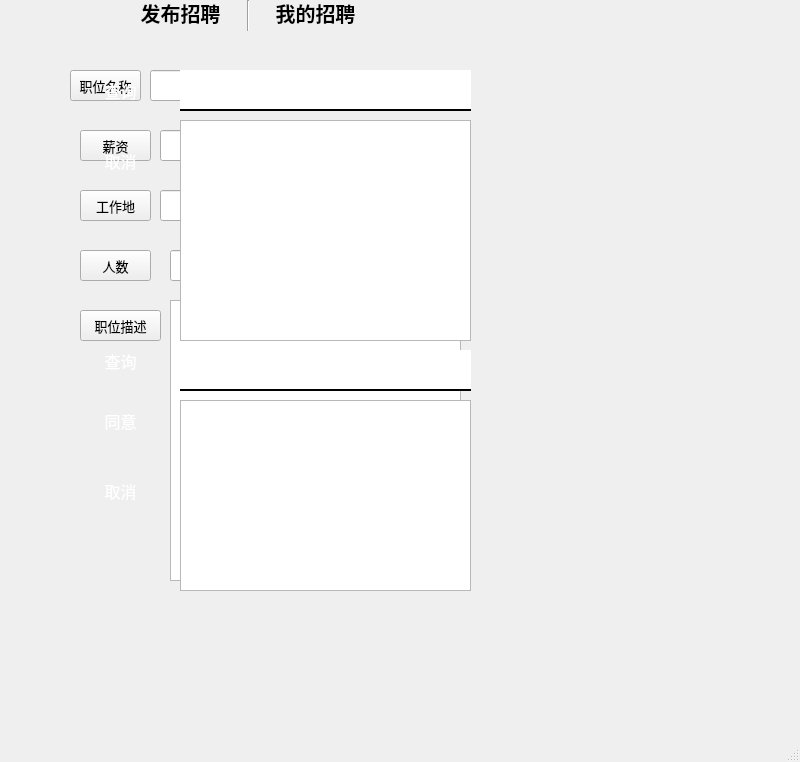
<?xml version="1.0" encoding="UTF-8"?>
<ui version="4.0">
 <class>MainWindow</class>
 <widget class="QMainWindow" name="MainWindow">
  <property name="geometry">
   <rect>
    <x>0</x>
    <y>0</y>
    <width>800</width>
    <height>762</height>
   </rect>
  </property>
  <property name="windowTitle">
   <string>MainWindow</string>
  </property>
  <widget class="QWidget" name="centralwidget">
   <widget class="QPushButton" name="pushButton_5">
    <property name="geometry">
     <rect>
      <x>100</x>
      <y>0</y>
      <width>161</width>
      <height>25</height>
     </rect>
    </property>
    <property name="font">
     <font>
      <family>幼圆</family>
      <pointsize>15</pointsize>
      <weight>75</weight>
      <bold>true</bold>
     </font>
    </property>
    <property name="styleSheet">
     <string notr="true">#pushButton_5{
border:none;
}
#pushButton_5:focus{
color:rgb(186,186,186);
}</string>
    </property>
    <property name="text">
     <string>发布招聘</string>
    </property>
   </widget>
   <widget class="QPushButton" name="pushButton_4">
    <property name="geometry">
     <rect>
      <x>260</x>
      <y>0</y>
      <width>111</width>
      <height>25</height>
     </rect>
    </property>
    <property name="font">
     <font>
      <family>幼圆</family>
      <pointsize>15</pointsize>
      <weight>75</weight>
      <bold>true</bold>
     </font>
    </property>
    <property name="styleSheet">
     <string notr="true">#pushButton_4{
border:none;
}
#pushButton_4:focus{
color:rgb(186,186,186);
}</string>
    </property>
    <property name="text">
     <string>我的招聘</string>
    </property>
   </widget>
   <widget class="Line" name="line">
    <property name="geometry">
     <rect>
      <x>240</x>
      <y>0</y>
      <width>16</width>
      <height>31</height>
     </rect>
    </property>
    <property name="orientation">
     <enum>Qt::Vertical</enum>
    </property>
   </widget>
   <widget class="QWidget" name="widget" native="true">
    <property name="geometry">
     <rect>
      <x>60</x>
      <y>40</y>
      <width>441</width>
      <height>561</height>
     </rect>
    </property>
    <widget class="QLineEdit" name="lineEdit">
     <property name="geometry">
      <rect>
       <x>90</x>
       <y>30</y>
       <width>311</width>
       <height>31</height>
      </rect>
     </property>
    </widget>
    <widget class="QPushButton" name="pushButton_6">
     <property name="geometry">
      <rect>
       <x>10</x>
       <y>30</y>
       <width>71</width>
       <height>31</height>
      </rect>
     </property>
     <property name="font">
      <font>
       <family>幼圆</family>
       <pointsize>10</pointsize>
       <weight>50</weight>
       <bold>false</bold>
      </font>
     </property>
     <property name="styleSheet">
      <string notr="true">#pushButton_5{
border:none;
}
#pushButton_5:focus{
color:rgb(186,186,186);
}</string>
     </property>
     <property name="text">
      <string>职位名称</string>
     </property>
    </widget>
    <widget class="QPushButton" name="pushButton_7">
     <property name="geometry">
      <rect>
       <x>20</x>
       <y>90</y>
       <width>71</width>
       <height>31</height>
      </rect>
     </property>
     <property name="font">
      <font>
       <family>幼圆</family>
       <pointsize>10</pointsize>
       <weight>50</weight>
       <bold>false</bold>
      </font>
     </property>
     <property name="styleSheet">
      <string notr="true">#pushButton_5{
border:none;
}
#pushButton_5:focus{
color:rgb(186,186,186);
}</string>
     </property>
     <property name="text">
      <string>薪资</string>
     </property>
    </widget>
    <widget class="QLineEdit" name="lineEdit_2">
     <property name="geometry">
      <rect>
       <x>100</x>
       <y>90</y>
       <width>301</width>
       <height>31</height>
      </rect>
     </property>
    </widget>
    <widget class="QPushButton" name="pushButton_8">
     <property name="geometry">
      <rect>
       <x>20</x>
       <y>150</y>
       <width>71</width>
       <height>31</height>
      </rect>
     </property>
     <property name="font">
      <font>
       <family>幼圆</family>
       <pointsize>10</pointsize>
       <weight>50</weight>
       <bold>false</bold>
      </font>
     </property>
     <property name="styleSheet">
      <string notr="true">#pushButton_5{
border:none;
}
#pushButton_5:focus{
color:rgb(186,186,186);
}</string>
     </property>
     <property name="text">
      <string>工作地</string>
     </property>
    </widget>
    <widget class="QPushButton" name="pushButton_9">
     <property name="geometry">
      <rect>
       <x>20</x>
       <y>210</y>
       <width>71</width>
       <height>31</height>
      </rect>
     </property>
     <property name="font">
      <font>
       <family>幼圆</family>
       <pointsize>10</pointsize>
       <weight>50</weight>
       <bold>false</bold>
      </font>
     </property>
     <property name="styleSheet">
      <string notr="true">#pushButton_5{
border:none;
}
#pushButton_5:focus{
color:rgb(186,186,186);
}</string>
     </property>
     <property name="text">
      <string>人数</string>
     </property>
    </widget>
    <widget class="QPushButton" name="pushButton_10">
     <property name="geometry">
      <rect>
       <x>20</x>
       <y>270</y>
       <width>81</width>
       <height>31</height>
      </rect>
     </property>
     <property name="font">
      <font>
       <family>幼圆</family>
       <pointsize>10</pointsize>
       <weight>50</weight>
       <bold>false</bold>
      </font>
     </property>
     <property name="styleSheet">
      <string notr="true">#pushButton_5{
border:none;
}
#pushButton_5:focus{
color:rgb(186,186,186);
}</string>
     </property>
     <property name="text">
      <string>职位描述</string>
     </property>
    </widget>
    <widget class="QLineEdit" name="lineEdit_3">
     <property name="geometry">
      <rect>
       <x>100</x>
       <y>150</y>
       <width>301</width>
       <height>31</height>
      </rect>
     </property>
    </widget>
    <widget class="QLineEdit" name="lineEdit_4">
     <property name="geometry">
      <rect>
       <x>110</x>
       <y>210</y>
       <width>301</width>
       <height>31</height>
      </rect>
     </property>
    </widget>
    <widget class="QTextEdit" name="textEdit">
     <property name="geometry">
      <rect>
       <x>110</x>
       <y>260</y>
       <width>291</width>
       <height>281</height>
      </rect>
     </property>
    </widget>
    <widget class="QWidget" name="widget_2" native="true">
     <property name="geometry">
      <rect>
       <x>0</x>
       <y>0</y>
       <width>441</width>
       <height>561</height>
      </rect>
     </property>
     <widget class="QTextEdit" name="textEdit_3">
      <property name="geometry">
       <rect>
        <x>120</x>
        <y>80</y>
        <width>291</width>
        <height>221</height>
       </rect>
      </property>
     </widget>
     <widget class="QPushButton" name="pushButton_16">
      <property name="geometry">
       <rect>
        <x>10</x>
        <y>30</y>
        <width>101</width>
        <height>41</height>
       </rect>
      </property>
      <property name="font">
       <font>
        <family>幼圆</family>
        <pointsize>12</pointsize>
       </font>
      </property>
      <property name="styleSheet">
       <string notr="true">QPushButton{
	background-color:qlineargradient(spread:pad, x1:0, y1:0, 		x2:1, y2:1, stop:0 #663300, stop:1 #333333);
	color:#fff;
	border-radius:5px;
	border:none;
}
QPushButton:pressed{
	padding-top:15px;
	padding-left:15px;
}

</string>
      </property>
      <property name="text">
       <string>查询</string>
      </property>
     </widget>
     <widget class="QLineEdit" name="lineEdit_10">
      <property name="geometry">
       <rect>
        <x>120</x>
        <y>30</y>
        <width>291</width>
        <height>41</height>
       </rect>
      </property>
      <property name="styleSheet">
       <string notr="true">border:none;
border-bottom:2px solid #000;
</string>
      </property>
     </widget>
     <widget class="QPushButton" name="pushButton_17">
      <property name="geometry">
       <rect>
        <x>10</x>
        <y>360</y>
        <width>101</width>
        <height>41</height>
       </rect>
      </property>
      <property name="font">
       <font>
        <family>幼圆</family>
        <pointsize>12</pointsize>
       </font>
      </property>
      <property name="styleSheet">
       <string notr="true">QPushButton{
	background-color:qlineargradient(spread:pad, x1:0, y1:0, 		x2:1, y2:1, stop:0 #663300, stop:1 #333333);
	color:#fff;
	border-radius:5px;
	border:none;
}
QPushButton:pressed{
	padding-top:15px;
	padding-left:15px;
}

</string>
      </property>
      <property name="text">
       <string>同意</string>
      </property>
     </widget>
     <widget class="QPushButton" name="pushButton_18">
      <property name="geometry">
       <rect>
        <x>10</x>
        <y>430</y>
        <width>101</width>
        <height>41</height>
       </rect>
      </property>
      <property name="font">
       <font>
        <family>幼圆</family>
        <pointsize>12</pointsize>
       </font>
      </property>
      <property name="styleSheet">
       <string notr="true">QPushButton{
	background-color:qlineargradient(spread:pad, x1:0, y1:0, 		x2:1, y2:1, stop:0 #663300, stop:1 #333333);
	color:#fff;
	border-radius:5px;
	border:none;
}
QPushButton:pressed{
	padding-top:15px;
	padding-left:15px;
}

</string>
      </property>
      <property name="text">
       <string>取消</string>
      </property>
     </widget>
     <widget class="QLineEdit" name="lineEdit_11">
      <property name="geometry">
       <rect>
        <x>120</x>
        <y>310</y>
        <width>291</width>
        <height>41</height>
       </rect>
      </property>
      <property name="styleSheet">
       <string notr="true">border:none;
border-bottom:2px solid #000;
</string>
      </property>
     </widget>
     <widget class="QTextEdit" name="textEdit_4">
      <property name="geometry">
       <rect>
        <x>120</x>
        <y>360</y>
        <width>291</width>
        <height>191</height>
       </rect>
      </property>
     </widget>
     <widget class="QPushButton" name="pushButton_19">
      <property name="geometry">
       <rect>
        <x>10</x>
        <y>300</y>
        <width>101</width>
        <height>41</height>
       </rect>
      </property>
      <property name="font">
       <font>
        <family>幼圆</family>
        <pointsize>12</pointsize>
       </font>
      </property>
      <property name="styleSheet">
       <string notr="true">QPushButton{
	background-color:qlineargradient(spread:pad, x1:0, y1:0, 		x2:1, y2:1, stop:0 #663300, stop:1 #333333);
	color:#fff;
	border-radius:5px;
	border:none;
}
QPushButton:pressed{
	padding-top:15px;
	padding-left:15px;
}

</string>
      </property>
      <property name="text">
       <string>查询</string>
      </property>
     </widget>
     <widget class="QPushButton" name="pushButton_20">
      <property name="geometry">
       <rect>
        <x>10</x>
        <y>100</y>
        <width>101</width>
        <height>41</height>
       </rect>
      </property>
      <property name="font">
       <font>
        <family>幼圆</family>
        <pointsize>12</pointsize>
       </font>
      </property>
      <property name="styleSheet">
       <string notr="true">QPushButton{
	background-color:qlineargradient(spread:pad, x1:0, y1:0, 		x2:1, y2:1, stop:0 #663300, stop:1 #333333);
	color:#fff;
	border-radius:5px;
	border:none;
}
QPushButton:pressed{
	padding-top:15px;
	padding-left:15px;
}

</string>
      </property>
      <property name="text">
       <string>取消</string>
      </property>
     </widget>
    </widget>
   </widget>
  </widget>
  <widget class="QMenuBar" name="menubar">
   <property name="geometry">
    <rect>
     <x>0</x>
     <y>0</y>
     <width>800</width>
     <height>22</height>
    </rect>
   </property>
  </widget>
  <widget class="QStatusBar" name="statusbar"/>
 </widget>
 <resources/>
 <connections/>
</ui>
